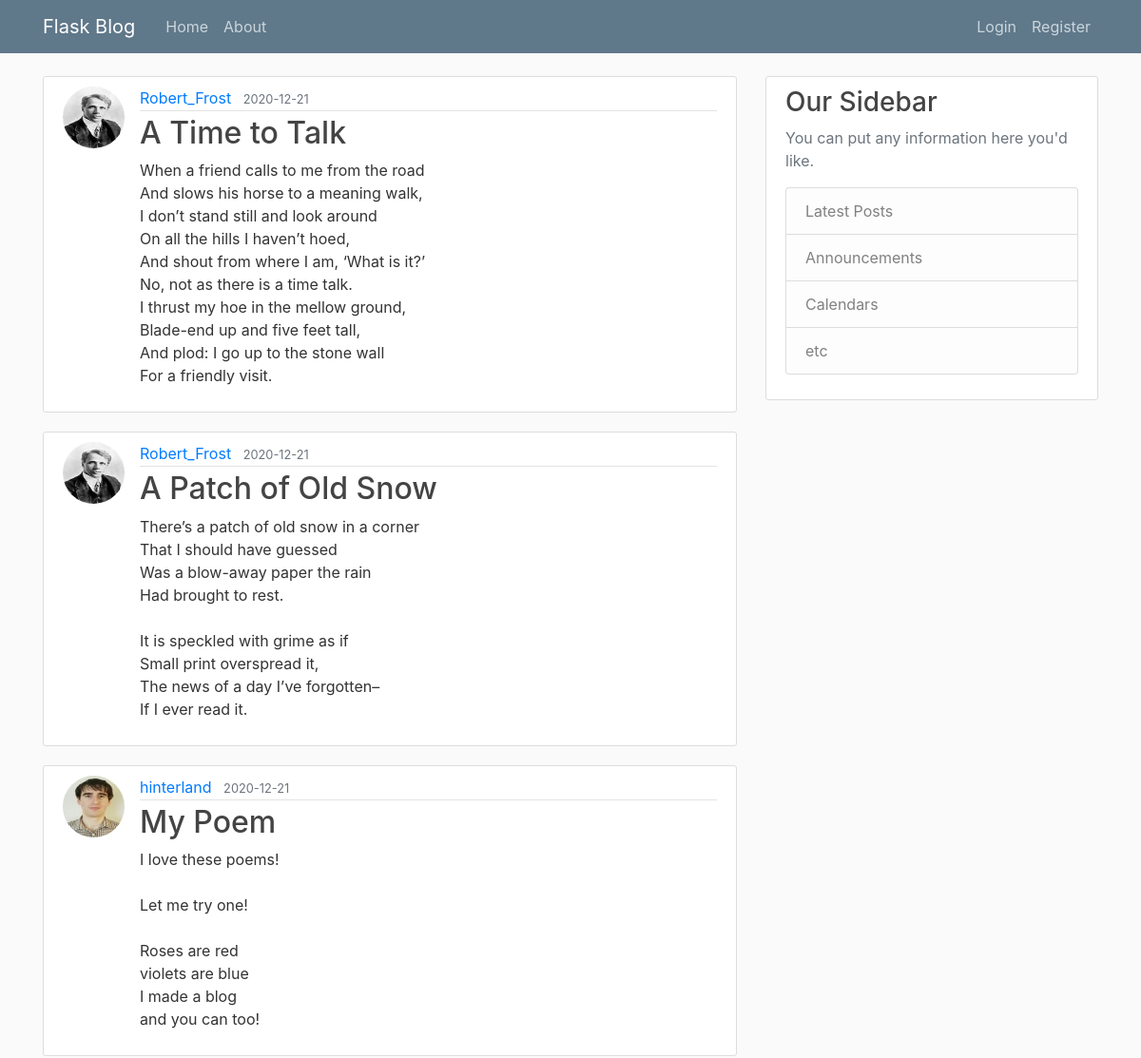
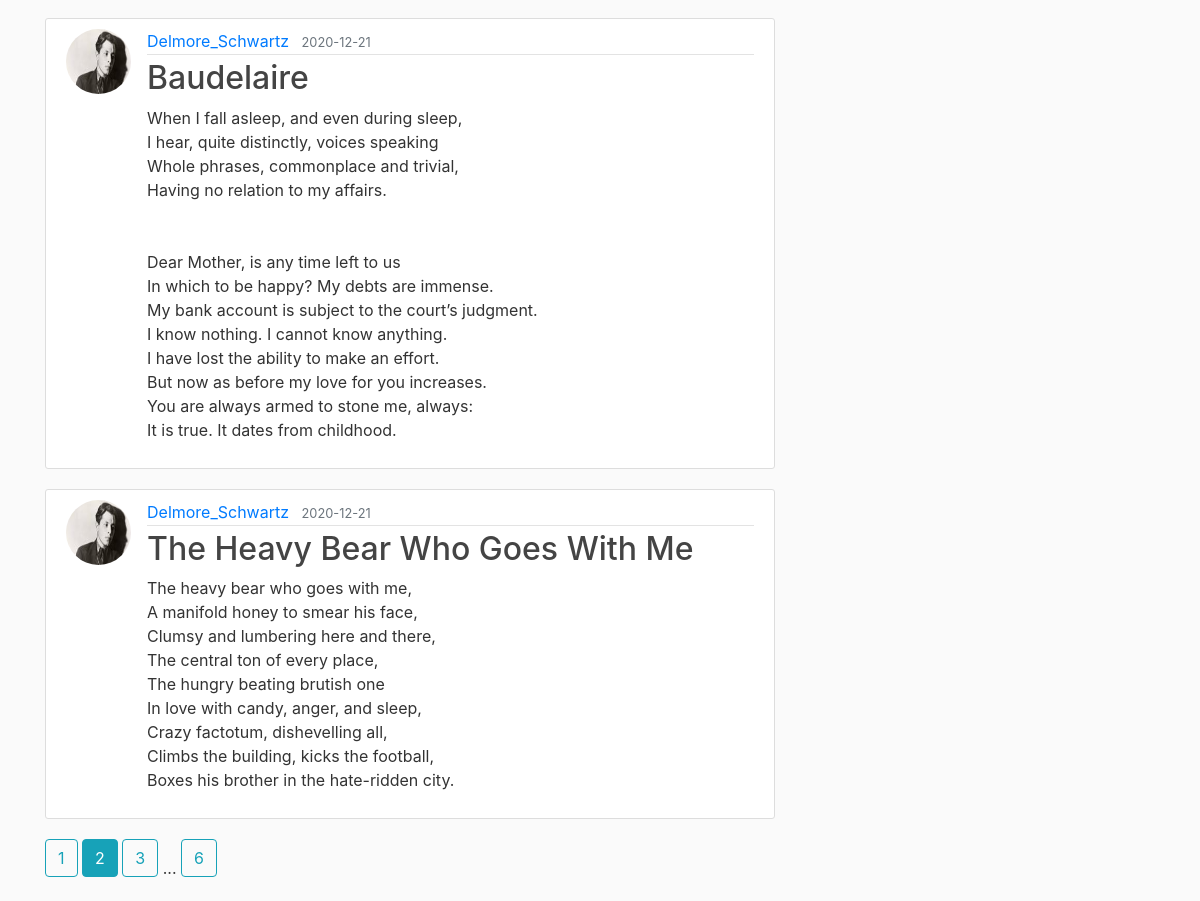
The page /home?page=2 on the database its author committed (2 pictures, top to bottom).
### flaskblog/models.py (models this page shows, shortened)
class Post(db.Model):
    id = db.Column(db.Integer, primary_key=True)
    title = db.Column(db.String(100), nullable=False)
    date_posted = db.Column(db.DateTime, nullable=False, default=datetime.utcnow)
    content = db.Column(db.Text, nullable=False)
    user_id = db.Column(db.Integer, db.ForeignKey('user.id'), nullable=False)

class User(db.Model, UserMixin):
    id = db.Column(db.Integer, primary_key=True)
    username = db.Column(db.String(20), unique=True, nullable=False)
    email = db.Column(db.String(120), unique=True, nullable=False)
    image_file = db.Column(db.String(20), nullable=False, default='default.jpg')
    password = db.Column(db.String(60), nullable=False)
    posts = db.relationship('Post', backref='author', lazy=True)

### flaskblog/main/routes.py (the view)
@main.route("/")
@main.route("/home")
def home():
    page = request.args.get('page', 1, type=int)
    posts = Post.query.order_by(Post.date_posted.desc()).paginate(page=page, per_page=5)
    return render_template('home.html', posts=posts)

### flaskblog/templates/home.html
{% extends "base.html" %}
{% block content%}
    {% for post in posts.items %}
        <article class="media content-section">
    <img class="rounded-circle article-img" src="{{ url_for('static', filename='profile_pics/' + post.author.image_file) }}">
          <div class="media-body">
            <div class="article-metadata">
              <a class="mr-2" href="{{ url_for('users.user_posts', username=post.author.username) }}">{{ post.author.username }}</a>
              <small class="text-muted">{{ post.date_posted.strftime('%Y-%m-%d') }}</small>
            </div>
            <h2><a class="article-title" href="{{ url_for('posts.post', post_id=post.id) }}">{{ post.title }}</a></h2>
            <p class="article-content">{{ post.content }}</p>
          </div>
        </article>
    {% endfor %}
    {% for page_num in posts.iter_pages(left_edge=1, right_edge=1, left_current=1, right_current=2 ) %}
        {% if page_num %}
            {% if posts.page == page_num %}
            <a class="btn btn-info mb-4" href="{{ url_for('main.home', page=page_num) }}">{{ page_num }}</a>
            {% else %}
            <a class="btn btn-outline-info mb-4" href="{{ url_for('main.home', page=page_num) }}">{{ page_num }}</a>
            {% endif %}
        {% else %}
            ...
        {% endif %}
    {% endfor %}
{% endblock content %}

### flaskblog/static/main.css (style rules this page uses)
body { background: #fafafa; color: #333333; margin-top: 5rem; }
h1, h2, h3, h4, h5, h6 { color: #444444; }
.content-section { background: #ffffff; padding: 10px 20px; border: 1px solid #dddddd; border-radius: 3px; margin-bottom: 20px; }
.article-title { color: #444444; }
.article-content { white-space: pre-line; }
.article-img { height: 65px; width: 65px; margin-right: 16px; }
.article-metadata { padding-bottom: 1px; margin-bottom: 4px; border-bottom: 1px solid #e3e3e3 }

### rows shown on the page
Post: image_file (picture), author.username "Robert_Frost", date_posted "2020-12-21", title "A Time to Talk", content "When a friend calls to me from the road And slows his horse to a meaning walk, I don’t stand still and look around On all the hills I haven’t hoed, And shout from where I am, ‘What is it?’ No, not as there is a time talk. I thrust my hoe in the mellow ground, Blade-end up and five feet tall, And plod: I go up to the stone wall For a friendly visit."
Post: image_file (picture), author.username "Robert_Frost", date_posted "2020-12-21", title "A Patch of Old Snow", content "There’s a patch of old snow in a corner That I should have guessed Was a blow-away paper the rain Had brought to rest. It is speckled with grime as if Small print overspread it, The news of a day I’ve forgotten– If I ever read it."
Post: image_file (picture), author.username "hinterland", date_posted "2020-12-21", title "My Poem", content "I love these poems! Let me try one! Roses are red violets are blue I made a blog and you can too!"
Post: image_file (picture), author.username "Delmore_Schwartz", date_posted "2020-12-21", title "Baudelaire", content "When I fall asleep, and even during sleep, I hear, quite distinctly, voices speaking Whole phrases, commonplace and trivial, Having no relation to my affairs. Dear Mother, is any time left to us In which to be happy? My debts are immense. My bank account is subject to the court’s judgment. I know nothing. I cannot know anything. I have lost the ability to make an effort. But now as before my love for you increases. You are always armed to stone me, always: It is true. It dates from childhood."
Post: image_file (picture), author.username "Delmore_Schwartz", date_posted "2020-12-21", title "The Heavy Bear Who Goes With Me", content "The heavy bear who goes with me, A manifold honey to smear his face, Clumsy and lumbering here and there, The central ton of every place, The hungry beating brutish one In love with candy, anger, and sleep, Crazy factotum, dishevelling all, Climbs the building, kicks the football, Boxes his brother in the hate-ridden city."

### other values the page prints
{{ page_num }} "1" "3" "6"
{{ page_num }} "2"
